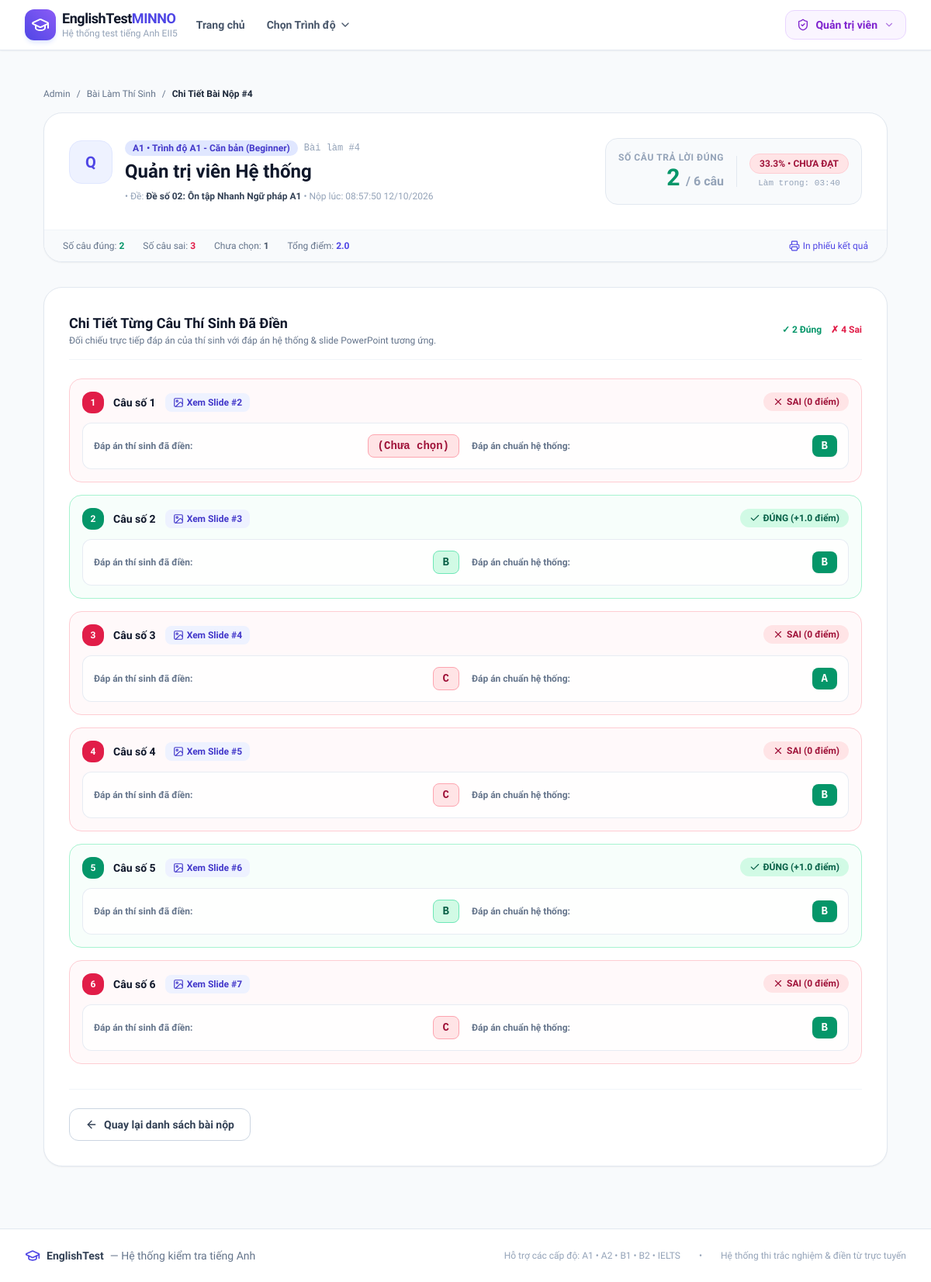
The app's page /admin/submissions/4 (signed in) with its own data.
### models.py (models this page shows)
class Submission(db.Model):
    __tablename__ = 'submissions'
    id = db.Column(db.Integer, primary_key=True)
    test_id = db.Column(db.Integer, db.ForeignKey('tests.id', ondelete='CASCADE'), nullable=False)
    user_id = db.Column(db.Integer, db.ForeignKey('users.id', ondelete='SET NULL'), nullable=True)
    student_name = db.Column(db.String(120), nullable=False, default='Thí sinh')
    student_email = db.Column(db.String(120), nullable=True)
    student_phone = db.Column(db.String(50), nullable=True)
    total_questions = db.Column(db.Integer, default=0)
    correct_count = db.Column(db.Integer, default=0)
    wrong_count = db.Column(db.Integer, default=0)
    unanswered_count = db.Column(db.Integer, default=0)
    score = db.Column(db.Float, default=0.0)
    percentage = db.Column(db.Float, default=0.0)
    is_passed = db.Column(db.Boolean, default=False)
    time_taken_seconds = db.Column(db.Integer, default=0)
    submitted_at = db.Column(db.DateTime, default=datetime.utcnow)
    answers = db.relationship('SubmissionAnswer', backref='submission', lazy=True, cascade='all, delete-orphan', order_by='SubmissionAnswer.question_number')
    @property
    def formatted_time(self):
        minutes = self.time_taken_seconds // 60
        seconds = self.time_taken_seconds % 60
        return f"{minutes:02d}:{seconds:02d}"

class Level(db.Model):
    __tablename__ = 'levels'
    id = db.Column(db.Integer, primary_key=True)
    code = db.Column(db.String(20), unique=True, nullable=False)  # 'A1', 'A2', 'B1', 'B2', 'C1', 'IELTS'
    name = db.Column(db.String(100), nullable=False)              # 'Trình độ A1 - Căn bản'
    description = db.Column(db.Text, nullable=True)
    badge_color = db.Column(db.String(30), default='blue')        # 'blue', 'green', 'amber', 'purple', 'rose'
    icon_name = db.Column(db.String(50), default='book-open')
    order_num = db.Column(db.Integer, default=1)
    is_active = db.Column(db.Boolean, default=True)
    created_at = db.Column(db.DateTime, default=datetime.utcnow)
    tests = db.relationship('Test', backref='level', lazy=True, cascade='all, delete-orphan')
    @property
    def active_tests_count(self):
        return len([t for t in self.tests if t.is_active])

class Test(db.Model):
    __tablename__ = 'tests'
    id = db.Column(db.Integer, primary_key=True)
    level_id = db.Column(db.Integer, db.ForeignKey('levels.id', ondelete='CASCADE'), nullable=False)
    title = db.Column(db.String(200), nullable=False)
    description = db.Column(db.Text, nullable=True)
    ppt_filename = db.Column(db.String(255), nullable=True)      # Original filename
    ppt_filepath = db.Column(db.String(500), nullable=True)      # Relative or abs path to ppt file
    slides_folder = db.Column(db.String(500), nullable=True)     # Relative folder under static/ containing slide images
    audio_filename = db.Column(db.String(255), nullable=True)    # Original audio filename (.mp3, .wav)
    audio_filepath = db.Column(db.String(500), nullable=True)    # Relative path under static/ to audio file
    total_slides = db.Column(db.Integer, default=0)
    time_limit_minutes = db.Column(db.Integer, default=15)       # 0 = unlimited
    total_questions = db.Column(db.Integer, default=10)
    pass_percentage = db.Column(db.Integer, default=50)
    is_active = db.Column(db.Boolean, default=True)
    created_at = db.Column(db.DateTime, default=datetime.utcnow)
    questions = db.relationship('Question', backref='test', lazy=True, cascade='all, delete-orphan', order_by='Question.question_number')
    submissions = db.relationship('Submission', backref='test', lazy=True, cascade='all, delete-orphan')

class SubmissionAnswer(db.Model):
    __tablename__ = 'submission_answers'
    id = db.Column(db.Integer, primary_key=True)
    submission_id = db.Column(db.Integer, db.ForeignKey('submissions.id', ondelete='CASCADE'), nullable=False)
    question_id = db.Column(db.Integer, db.ForeignKey('questions.id', ondelete='CASCADE'), nullable=True)
    question_number = db.Column(db.Integer, nullable=False)
    user_answer = db.Column(db.String(500), nullable=True)
    correct_answer = db.Column(db.String(500), nullable=False)
    is_correct = db.Column(db.Boolean, default=False)
    slide_number = db.Column(db.Integer, default=1)
    points_awarded = db.Column(db.Float, default=0.0)

### app.py (the view)
@app.route('/admin/submissions/<int:submission_id>')
@admin_required
def admin_submission_detail(submission_id):
    submission = Submission.query.get_or_404(submission_id)
    test = submission.test
    answers = submission.answers
    slides = []
    if test.slides_folder:
        folder_path = os.path.join(app.root_path, 'static', test.slides_folder)
        if os.path.exists(folder_path):
            files = [f for f in os.listdir(folder_path) if f.lower().endswith(('.jpg', '.jpeg', '.png'))]
            files.sort(key=lambda s: int(re.findall(r'\d+', s)[0]) if re.findall(r'\d+', s) else 0)
            slides = [f"{test.slides_folder}/{f}".replace('\\', '/') for f in files]
    return render_template(
        'admin/submission_detail.html',
        submission=submission,
        test=test,
        answers=answers,
        slides=slides
    )

### app.py (called while the page is built)
def staff_required(f):
    @wraps(f)
    def decorated_function(*args, **kwargs):
        if not session.get('user_id') or session.get('role') not in ('admin', 'teacher'):
            flash('Vui lòng đăng nhập với tài khoản Quản trị viên hoặc Giáo viên.', 'warning')
            return redirect(url_for('admin_login', next=request.path))
        return f(*args, **kwargs)
    return decorated_function

@app.context_processor
def inject_globals():
    levels = Level.query.filter_by(is_active=True).order_by(Level.order_num).all()
    current_user = None
    if session.get('user_id'):
        current_user = User.query.get(session.get('user_id'))
    return {
        'all_levels': levels,
        'current_user': current_user,
        'is_admin': session.get('role') == 'admin',
        'is_teacher': session.get('role') == 'teacher',
        'is_staff': session.get('role') in ('admin', 'teacher'),
        'candidate_name': session.get('student_name'),
        'candidate_phone': session.get('student_phone'),
        'candidate_email': session.get('student_email')
    }

### templates/admin/submission_detail.html (shortened to what this page needs)
{% extends 'base.html' %}
{% block content %}
<div class="max-w-6xl mx-auto px-4 sm:px-6 lg:px-8 py-8">
    <div class="flex items-center space-x-2 text-xs text-slate-500 mb-4">
        <a href="{{ url_for('admin_dashboard') }}" class="hover:text-indigo-600">Admin</a>
        <span>/</span>
        <a href="{{ url_for('admin_submissions') }}" class="hover:text-indigo-600">Bài Làm Thí Sinh</a>
        <span>/</span>
        <span class="text-slate-800 font-bold">Chi Tiết Bài Nộp #{{ submission.id }}</span>
    </div>
    <div class="bg-white rounded-3xl border border-slate-200 shadow-sm overflow-hidden mb-8">
        <div class="p-6 md:p-8 border-b border-slate-100 flex flex-col md:flex-row md:items-center justify-between gap-6">
            <div class="flex items-start space-x-4">
                <div class="w-14 h-14 rounded-2xl bg-indigo-50 text-indigo-600 font-extrabold text-xl flex items-center justify-center flex-shrink-0 border border-indigo-100">
                    {{ submission.student_name[:1] }}
                </div>
                <div>
                    <div class="flex items-center space-x-2 mb-1">
                        <span class="px-2.5 py-0.5 rounded-full text-xs font-bold bg-indigo-100 text-indigo-700">
                            {{ test.level.code }} • {{ test.level.name }}
                        </span>
                        <span class="text-xs text-slate-400 font-mono">Bài làm #{{ submission.id }}</span>
                    </div>
                    <h1 class="text-2xl font-extrabold text-slate-900">
                        {{ submission.student_name }}
                    </h1>
                    <div class="flex flex-wrap items-center gap-2.5 text-xs text-slate-600 mt-2">
                        <span class="text-slate-400">• Đề: <strong class="text-slate-700">{{ test.title }}</strong> • Nộp lúc: {{ submission.submitted_at.strftime('%H:%M:%S %d/%m/%Y') }}</span>
                    </div>
                </div>
            </div>
            <div class="flex items-center space-x-4 bg-slate-50 p-4 rounded-2xl border border-slate-200">
                <div class="text-right">
                    <p class="text-xs font-bold text-slate-400 uppercase tracking-wider">Số câu trả lời đúng</p>
                    <p class="text-3xl font-extrabold text-emerald-600">
                        {{ submission.correct_count }} <span class="text-base text-slate-400 font-semibold">/ {{ submission.total_questions }} câu</span>
                    </p>
                </div>
                <div class="text-center">
                    <span class="inline-block px-3 py-1 rounded-full text-xs font-extrabold
                        {% if submission.is_passed %}bg-emerald-100 text-emerald-800 border border-emerald-200{% else %}bg-rose-100 text-rose-800 border border-rose-200{% endif %}">
                        {{ submission.percentage }}% • {% if submission.is_passed %}ĐẠT{% else %}CHƯA ĐẠT{% endif %}
                    </span>
                    <p class="text-[11px] text-slate-400 font-mono mt-1">Làm trong: {{ submission.formatted_time }}</p>
                </div>
            </div>
        </div>
        <div class="px-6 py-3 bg-slate-50 flex flex-wrap items-center justify-between text-xs text-slate-500">
            <div class="flex items-center space-x-6">
                <span>Số câu đúng: <strong class="text-emerald-600 font-bold">{{ submission.correct_count }}</strong></span>
                <span>Số câu sai: <strong class="text-rose-600 font-bold">{{ submission.wrong_count }}</strong></span>
                <span>Chưa chọn: <strong class="text-slate-600 font-bold">{{ submission.unanswered_count }}</strong></span>
                <span>Tổng điểm: <strong class="text-indigo-600 font-bold">{{ submission.score }}</strong></span>
            </div>
            <div class="flex items-center space-x-3">
                <button onclick="window.print()" class="text-indigo-600 hover:underline flex items-center space-x-1">
                    <i data-lucide="printer" class="w-3.5 h-3.5"></i>
                    <span>In phiếu kết quả</span>
                </button>
            </div>
        </div>
    </div>
    <div class="bg-white rounded-3xl border border-slate-200 shadow-sm overflow-hidden p-6 md:p-8">
        <div class="mb-6 pb-4 border-b border-slate-100 flex items-center justify-between">
            <div>
                <h2 class="text-lg font-bold text-slate-900">Chi Tiết Từng Câu Thí Sinh Đã Điền</h2>
                <p class="text-xs text-slate-500">Đối chiếu trực tiếp đáp án của thí sinh với đáp án hệ thống & slide PowerPoint tương ứng.</p>
            </div>
            <div class="flex items-center space-x-3 text-xs font-bold">
                <span class="text-emerald-600">✓ {{ submission.correct_count }} Đúng</span>
                <span class="text-rose-600">✗ {{ submission.wrong_count + submission.unanswered_count }} Sai</span>
            </div>
        </div>
        <div class="space-y-4">
            {% for ans in answers %}
            <div class="p-4 rounded-2xl border transition-all
                {% if ans.is_correct %}
                bg-emerald-50/40 border-emerald-200
                {% else %}
                bg-rose-50/40 border-rose-200
                {% endif %}">
                <div class="flex flex-wrap items-center justify-between gap-3 mb-3">
                    <div class="flex items-center space-x-3">
                        <span class="w-7 h-7 rounded-xl font-bold text-xs flex items-center justify-center text-white
                            {% if ans.is_correct %}bg-emerald-600{% else %}bg-rose-600{% endif %}">
                            {{ ans.question_number }}
                        </span>
                        <span class="font-bold text-slate-900 text-sm">
                            Câu số {{ ans.question_number }}
                        </span>
                        {% if slides and ans.slide_number <= slides|length %}
                        <button
                            type="button"
                            onclick="previewSlideModal('{{ url_for('static', filename=slides[ans.slide_number - 1]) }}', {{ ans.slide_number }})"
                            class="inline-flex items-center space-x-1 text-xs font-semibold px-2.5 py-1 rounded-lg bg-indigo-50 text-indigo-700 hover:bg-indigo-100 transition"
                            title="Nhấp để phóng to xem slide PowerPoint của câu này"
                        >
                            <i data-lucide="image" class="w-3.5 h-3.5"></i>
                            <span>Xem Slide #{{ ans.slide_number }}</span>
                        </button>
                        {% else %}
                        <span class="text-xs text-slate-400 font-mono">Slide #{{ ans.slide_number }}</span>
                        {% endif %}
                    </div>
                    <div>
                        {% if ans.is_correct %}
                        <span class="inline-flex items-center space-x-1 px-3 py-1 rounded-full text-xs font-bold bg-emerald-100 text-emerald-800">
                            <i data-lucide="check" class="w-3.5 h-3.5"></i>
                            <span>ĐÚNG (+{{ ans.points_awarded }} điểm)</span>
                        </span>
                        {% else %}
                        <span class="inline-flex items-center space-x-1 px-3 py-1 rounded-full text-xs font-bold bg-rose-100 text-rose-800">
                            <i data-lucide="x" class="w-3.5 h-3.5"></i>
                            <span>SAI (0 điểm)</span>
                        </span>
                        {% endif %}
                    </div>
                </div>
                <div class="grid grid-cols-1 sm:grid-cols-2 gap-4 bg-white/80 p-3.5 rounded-xl border border-slate-200/80">
                    <div class="flex flex-col sm:flex-row sm:items-center justify-between gap-2">
                        <span class="text-xs font-semibold text-slate-500">Đáp án thí sinh đã điền:</span>
                        <span class="px-3 py-1 rounded-lg font-mono font-bold text-xs md:text-sm break-words max-w-full
                            {% if ans.is_correct %}bg-emerald-100 text-emerald-800 border border-emerald-300
                            {% elif ans.user_answer == '(Chưa chọn/điền)' %}bg-slate-100 text-slate-400 italic
                            {% else %}bg-rose-100 text-rose-800 border border-rose-300{% endif %}">
                            {{ ans.user_answer }}
                        </span>
                    </div>
                    <div class="flex flex-col sm:flex-row sm:items-center justify-between gap-2">
                        <span class="text-xs font-semibold text-slate-500">Đáp án chuẩn hệ thống:</span>
                        <span class="px-3 py-1 rounded-lg font-mono font-bold text-xs md:text-sm bg-emerald-600 text-white shadow-sm break-words max-w-full">
                            {{ ans.correct_answer }}
                        </span>
                    </div>
                </div>
            </div>
            {% endfor %}
        </div>
        <div class="mt-8 pt-6 border-t border-slate-100 flex items-center justify-between">
            <a href="{{ url_for('admin_submissions') }}" class="px-5 py-2.5 rounded-xl border border-slate-300 text-slate-700 font-semibold hover:bg-slate-50 text-sm transition flex items-center space-x-2">
                <i data-lucide="arrow-left" class="w-4 h-4"></i>
                <span>Quay lại danh sách bài nộp</span>
            </a>
        </div>
    </div>
</div>
{% endblock %}

### records on screen
Submission: id "4", student_name "Q", student_name "Quản trị viên Hệ thống", submitted_at "08:57:50 12/10/2026", correct_count "2", total_questions "6", percentage "33.3", formatted_time "03:40", wrong_count "3", unanswered_count "1", score "2.0", submission.wrong_count+submission.unanswered_count "4"
Level: level.code "A1", level.name "Trình độ A1 - Căn bản (Beginner)"
Test: title "Đề số 02: Ôn tập Nhanh Ngữ pháp A1"
SubmissionAnswer: question_number "1", slide_number "2", is_correct False (drawn), user_answer "(Chưa chọn)", correct_answer "B"
SubmissionAnswer: question_number "2", slide_number "3", points_awarded "1.0", user_answer "B", correct_answer "B"
SubmissionAnswer: question_number "3", slide_number "4", is_correct False (drawn), user_answer "C", correct_answer "A"
SubmissionAnswer: question_number "4", slide_number "5", is_correct False (drawn), user_answer "C", correct_answer "B"
SubmissionAnswer: question_number "5", slide_number "6", points_awarded "1.0", user_answer "B", correct_answer "B"
SubmissionAnswer: question_number "6", slide_number "7", is_correct False (drawn), user_answer "C", correct_answer "B"
